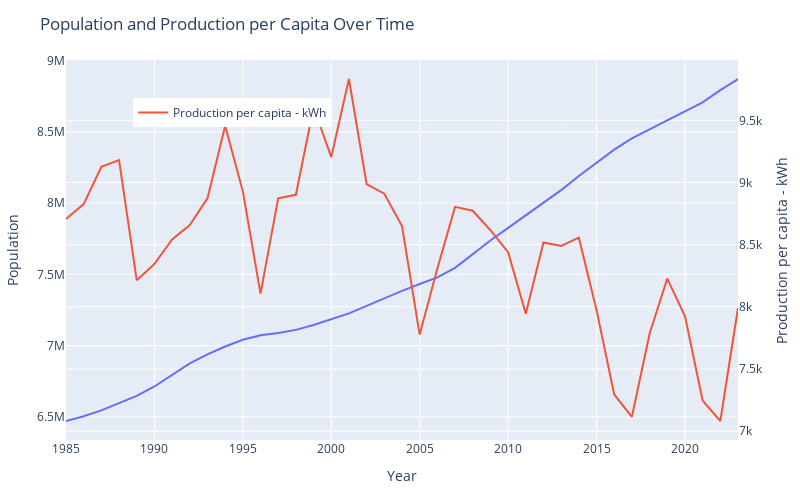

Notebook cell for this chart:
### Markdown cell above
#### Chat GPT solution

### Code cell
import plotly.express as px
import plotly.graph_objects as go

# Assuming your dataframe is named df_swiss_data_inner_join
fig = px.line(
    df_swiss_data_inner_join,
    x="Year",
    y="Population",
    title="Population and Production per Capita Over Time",
)

# Add the secondary y-axis
fig.add_trace(
    go.Scatter(
        x=df_swiss_data_inner_join["Year"],
        y=df_swiss_data_inner_join["Production per capita - kWh"],
        mode="lines",
        name="Production per capita - kWh",
        yaxis="y2",
    )
)

# Update layout to add a second y-axis
fig.update_layout(
    yaxis2=dict(title="Production per capita - kWh", overlaying="y", side="right"),
    yaxis=dict(title="Population"),
    xaxis=dict(title="Year"),
    legend=dict(x=0.1, y=0.9),
    margin=dict(l=60, r=60, t=60, b=60),
    width=800,
    height=500,
)

# Display the plot
fig.show()

### Figure 1 — Plotly figure (JSON) as saved in the notebook; plotly's stock layout.template omitted (floating-point values rounded to 4 significant figures)
{"data": [{"hovertemplate": "Year=%{x}<br>Population=%{y}<extra></extra>", "legendgroup": "", "line": {"color": "#636efa", "dash": "solid"}, "marker": {"symbol": "circle"}, "mode": "lines", "name": "", "orientation": "v", "showlegend": false, "type": "scatter", "x": [1985, 1986, 1987, 1988, 1989, 1990, 1991, 1992, 1993, 1994, 1995, 1996, 1997, 1998, 1999, 2000, 2001, 2002, 2003, 2004, 2005, 2006, 2007, 2008, 2009, 2010, 2011, 2012, 2013, 2014, 2015, 2016, 2017, 2018, 2019, 2020, 2021, 2022, 2023], "xaxis": "x", "y": [6470959, 6504748, 6545771, 6594145, 6647786, 6713167, 6796942, 6875049, 6938107, 6993594, 7040481, 7071884, 7089163, 7110294, 7144118, 7184003, 7226391, 7278744, 7333450, 7384196, 7431824, 7478514, 7545386, 7641729, 7737642, 7825751, 7914378, 7998927, 8091197, 8190238, 8283940, 8374902, 8453628, 8516339, 8577526, 8640582, 8707018, 8792180, 8870564], "yaxis": "y"}, {"mode": "lines", "name": "Production per capita - kWh", "type": "scatter", "x": [1985, 1986, 1987, 1988, 1989, 1990, 1991, 1992, 1993, 1994, 1995, 1996, 1997, 1998, 1999, 2000, 2001, 2002, 2003, 2004, 2005, 2006, 2007, 2008, 2009, 2010, 2011, 2012, 2013, 2014, 2015, 2016, 2017, 2018, 2019, 2020, 2021, 2022, 2023], "y": [8706.0, 8826.0, 9126.0, 9180.0, 8215.0, 8344.0, 8542.0, 8657.0, 8872.0, 9456.0, 8929.0, 8107.0, 8873.0, 8901.0, 9605.0, 9204.0, 9832.0, 8986.0, 8910.0, 8650.0, 7777.0, 8308.0, 8804.0, 8773.0, 8616.0, 8440.0, 7945.0, 8517.0, 8489.0, 8557.0, 7976.0, 7296.0, 7115.0, 7784.0, 8227.0, 7927.0, 7247.0, 7082.0, 7992.0], "yaxis": "y2"}], "layout": {"height": 500, "legend": {"tracegroupgap": 0, "x": 0.1, "y": 0.9}, "margin": {"b": 60, "l": 60, "r": 60, "t": 60}, "title": {"text": "Population and Production per Capita Over Time"}, "width": 800, "xaxis": {"anchor": "y", "domain": [0, 1], "title": {"text": "Year"}}, "yaxis": {"anchor": "x", "domain": [0, 1], "title": {"text": "Population"}}, "yaxis2": {"overlaying": "y", "side": "right", "title": {"text": "Production per capita - kWh"}}}}
